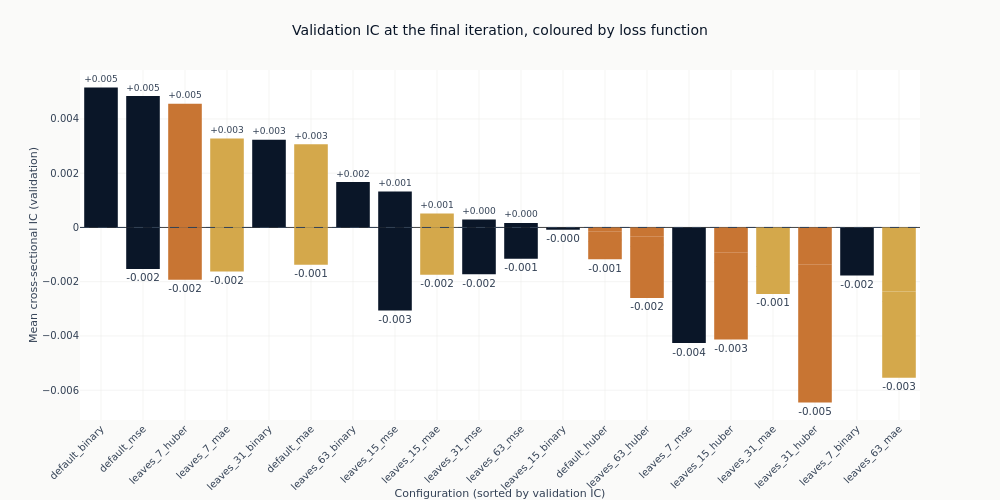

The code cell stored with this chart in its notebook:
### Markdown cell above
### Whether the loss function is what separates them

The curves are coloured by objective because that is the axis with a mechanism behind it. If
heavy tails are steering the squared-error fits, the three colours should separate, and they
should separate more as trees are added, since each additional tree is fitted to the residuals
the previous ones left.

The chart below drops the checkpoint dimension by taking each configuration's final state, so
every configuration is compared at the same amount of training. That is the comparison that does
not require choosing anything after the fact.

### Code cell
final_iteration = int(catalog.get_column("checkpoint_value").max())
final = (
    catalog.filter(pl.col("checkpoint_value") == final_iteration)
    .filter("full_coverage")
    .with_columns(objective=pl.col("config_name").map_elements(objective_of, return_dtype=pl.Utf8))
    .sort("ic_mean", descending=True)
)

fig_obj = go.Figure(
    go.Bar(
        x=final.get_column("config_name").to_list(),
        y=final.get_column("ic_mean").to_list(),
        marker_color=[objectives[value] for value in final.get_column("objective")],
        text=[f"{value:+.3f}" for value in final.get_column("ic_mean")],
        textposition="outside",
        cliponaxis=False,
    )
)
fig_obj.add_hline(y=0, line_width=1, line_dash="dash", line_color=COLORS["neutral"])
fig_obj.update_layout(
    title="Validation IC at the final iteration, coloured by loss function",
    height=500,
    width=1000,
    showlegend=False,
    margin=dict(t=70),
)
fig_obj.update_xaxes(title_text="Configuration (sorted by validation IC)", tickangle=-45)
fig_obj.update_yaxes(title_text="Mean cross-sectional IC (validation)")
show_plotly_with_alt(
    fig_obj,
    "Bar chart of mean validation information coefficient for every full-coverage configuration "
    "at its final boosting iteration, sorted descending and coloured by loss function, against a "
    "dashed zero line. Almost every bar hangs just below the line and the bars are of similar "
    "length. The three colours are interleaved across the ranking rather than grouped, so neither "
    "the loss function nor the leaf count orders the configurations.",
)

### Figure 1 — Plotly figure (JSON) as saved in the notebook; plotly's stock layout.template omitted (floating-point values rounded to 4 significant figures)
{"data": [{"cliponaxis": false, "marker": {"color": ["#0a1628", "#0a1628", "#C87533", "#D4A84B", "#0a1628", "#D4A84B", "#0a1628", "#0a1628", "#D4A84B", "#0a1628", "#0a1628", "#0a1628", "#C87533", "#C87533", "#0a1628", "#C87533", "#C87533", "#D4A84B", "#0a1628", "#C87533", "#D4A84B", "#D4A84B", "#0a1628", "#D4A84B", "#0a1628", "#D4A84B", "#0a1628", "#C87533", "#C87533", "#D4A84B", "#0a1628", "#D4A84B", "#C87533", "#0a1628", "#C87533"]}, "text": ["+0.005", "+0.005", "+0.005", "+0.003", "+0.003", "+0.003", "+0.002", "+0.001", "+0.001", "+0.000", "+0.000", "-0.000", "-0.000", "-0.000", "-0.001", "-0.001", "-0.001", "-0.001", "-0.001", "-0.001", "-0.001", "-0.001", "-0.002", "-0.002", "-0.002", "-0.002", "-0.002", "-0.002", "-0.002", "-0.002", "-0.003", "-0.003", "-0.003", "-0.004", "-0.005"], "textposition": "outside", "type": "bar", "x": ["default_binary", "default_mse", "leaves_7_huber", "leaves_7_mae", "leaves_31_binary", "default_mae", "leaves_63_binary", "leaves_15_mse", "leaves_15_mae", "leaves_31_mse", "leaves_63_mse", "leaves_15_binary", "default_huber", "leaves_63_huber", "leaves_7_mse", "leaves_15_huber", "default_huber", "leaves_31_mae", "leaves_63_mse", "leaves_31_huber", "leaves_31_mae", "default_mae", "default_mse", "leaves_7_mae", "leaves_31_mse", "leaves_15_mae", "leaves_7_binary", "leaves_7_huber", "leaves_63_huber", "leaves_63_mae", "leaves_15_mse", "leaves_63_mae", "leaves_15_huber", "leaves_7_mse", "leaves_31_huber"], "y": [0.005159, 0.004846, 0.004562, 0.00328, 0.003229, 0.003064, 0.001676, 0.001325, 0.0005121, 0.0002972, 0.0001683, -8.363e-05, -0.0001363, -0.0003459, -0.0005738, -0.0009311, -0.001037, -0.001086, -0.001152, -0.001355, -0.001367, -0.001375, -0.001529, -0.001623, -0.001727, -0.001747, -0.001774, -0.001932, -0.002252, -0.002361, -0.003059, -0.00318, -0.003199, -0.003687, -0.005098]}], "layout": {"height": 500, "margin": {"t": 70}, "shapes": [{"line": {"color": "#334155", "dash": "dash", "width": 1}, "type": "line", "x0": 0, "x1": 1, "xref": "x domain", "y0": 0, "y1": 0, "yref": "y"}], "showlegend": false, "title": {"text": "Validation IC at the final iteration, coloured by loss function"}, "width": 1000, "xaxis": {"tickangle": -45, "title": {"text": "Configuration (sorted by validation IC)"}}, "yaxis": {"title": {"text": "Mean cross-sectional IC (validation)"}}}}
